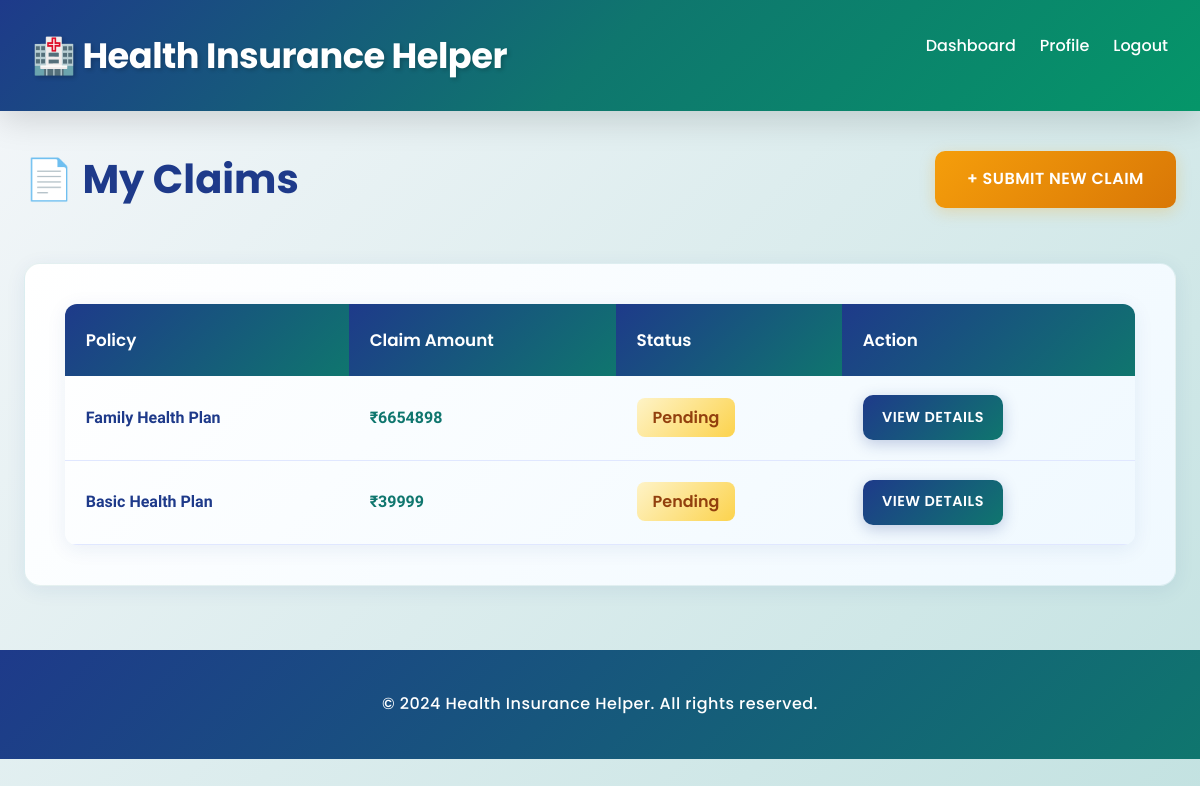
The page /claims/ (signed in) on the database as committed earlier.
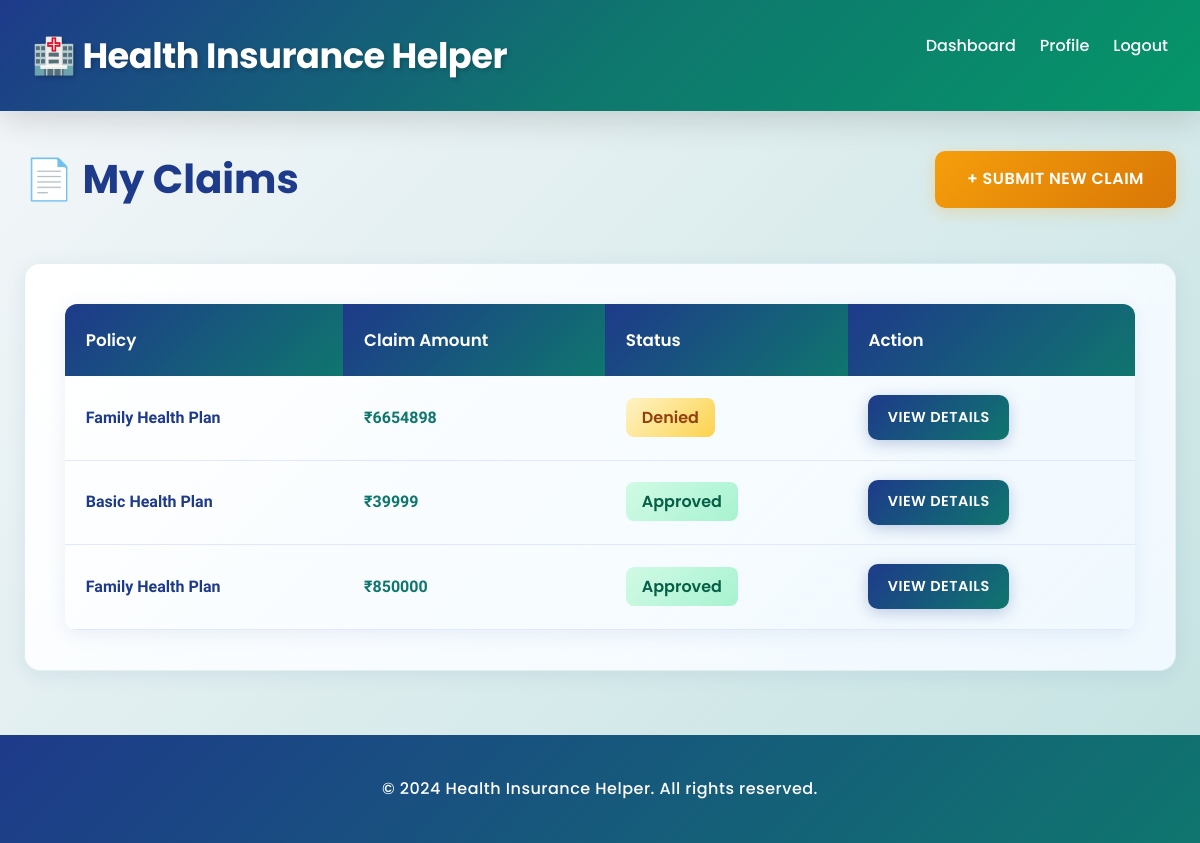
The same page on the database as committed later.
### insurance_app/models.py (models this page shows, shortened)
class Claim(models.Model):
    STATUS_CHOICES = [
        ('Pending', 'Pending'),
        ('Approved', 'Approved'),
        ('Denied', 'Denied'),
    ]
    user = models.ForeignKey(User, on_delete=models.CASCADE)
    policy = models.ForeignKey(Policy, on_delete=models.CASCADE)
    claim_amount = models.IntegerField()
    status = models.CharField(max_length=50, choices=STATUS_CHOICES, default='Pending')

class Policy(models.Model):
    POLICY_TYPES = [
        ('Basic', 'Basic'),
        ('Premium', 'Premium'),
        ('Family', 'Family'),
    ]
    name = models.CharField(max_length=100)
    policy_type = models.CharField(max_length=50, choices=POLICY_TYPES)
    coverage_amount = models.IntegerField()
    premium = models.IntegerField()

### insurance_app/views.py (the view)
# urls.py: path('claims/', views.claim_list, name='claim_list'),
@login_required(login_url='login')
def claim_list(request):
    claims = Claim.objects.filter(user=request.user)
    return render(request, 'insurance_app/claim_list.html', {'claims': claims})

### insurance_app/templates/insurance_app/claim_list.html (shortened to what this page needs)
{% extends "insurance_app/base.html" %}
{% block content %}
<div style="display: flex; justify-content: space-between; align-items: center; margin-bottom: 3rem; flex-wrap: wrap; gap: 1rem;">
    <h2 style="color: #1e3a8a; font-family: 'Poppins', sans-serif; font-weight: 700; font-size: 2.5rem;">📄 My Claims</h2>
    <a href="{% url 'submit_claim' %}" class="btn btn-secondary">+ Submit New Claim</a>
</div>
{% if claims %}
    <div class="card">
        <table>
            <thead>
                <tr>
                    <th>Policy</th>
                    <th>Claim Amount</th>
                    <th>Status</th>
                    <th>Action</th>
                </tr>
            </thead>
            <tbody>
                {% for claim in claims %}
                    <tr>
                        <td><strong style="color: #1e3a8a;">{{ claim.policy.name }}</strong></td>
                        <td style="color: #0f766e; font-weight: 600;">₹{{ claim.claim_amount }}</td>
                        <td>
                            <span style="padding: 0.5rem 1rem; border-radius: 8px; font-weight: 600; font-family: 'Poppins', sans-serif;
                            {% if claim.status == 'Approved' %}
                                background: linear-gradient(135deg, #d1fae5 0%, #a7f3d0 100%); color: #065f46;
                            {% elif claim.status == 'Rejected' %}
                                background: linear-gradient(135deg, #fee2e2 0%, #fecaca 100%); color: #7f1d1d;
                            {% else %}
                                background: linear-gradient(135deg, #fef3c7 0%, #fcd34d 100%); color: #92400e;
                            {% endif %}
                            ">{{ claim.status }}</span>
                        </td>
                        <td><a href="{% url 'claim_detail' claim.id %}" class="btn" style="padding: 0.6rem 1.2rem; font-size: 0.9rem;">View Details</a></td>
                    </tr>
                {% endfor %}
            </tbody>
        </table>
    </div>
{% endif %}
{% endblock %}

Rows that differ between the two databases and show on the page:
changed Claim: status "Pending" → "Denied"
changed Claim "Basic Health Plan": status "Pending" → "Approved"
added Claim: policy.name "Family Health Plan", claim_amount "850000", status "Approved"
